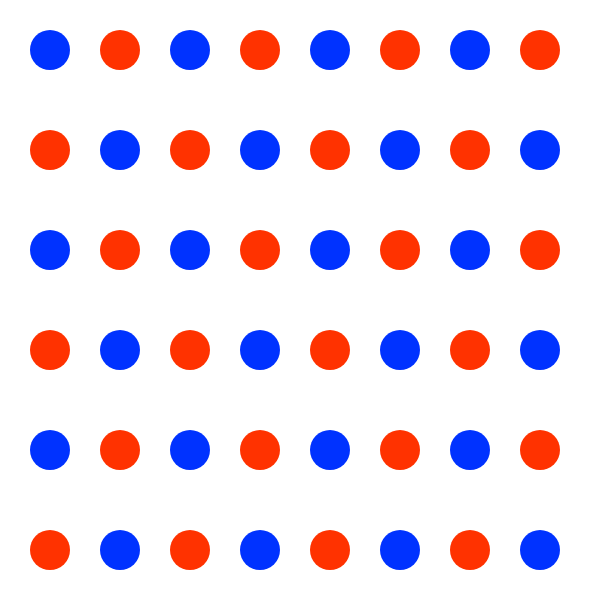
Frame 1 (no input)
Frame 60 (no input): identical to frame 1, image omitted
Frame 120 (the mouse pressed at the canvas centre since frame 60): identical to frame 1, image omitted

The p5.js sketch that drew this single still picture (run headless with seeded random() and noise() and a simulated clock; from frame 60 on, the mouse is pressed at the canvas centre):

// p5.js sketch
// ── sketch.js
function setup() {
  createCanvas(600, 600);
  noStroke();
}

function draw() {
  background(255);
  
  for (let row = 0; row < 9; row++) {
    for (let col = 0; col < 8; col++) {
      let x = 50 + col * 70;
      let y = 50 + row * 100;
      
      if ((row + col) % 2 === 0) {
        fill(0, 50, 255);  // blue
      } else {
        fill(255, 50, 0);  // red
      }
      
      // circle properties
      circle(x, y, 40);
    }
  }
} 
